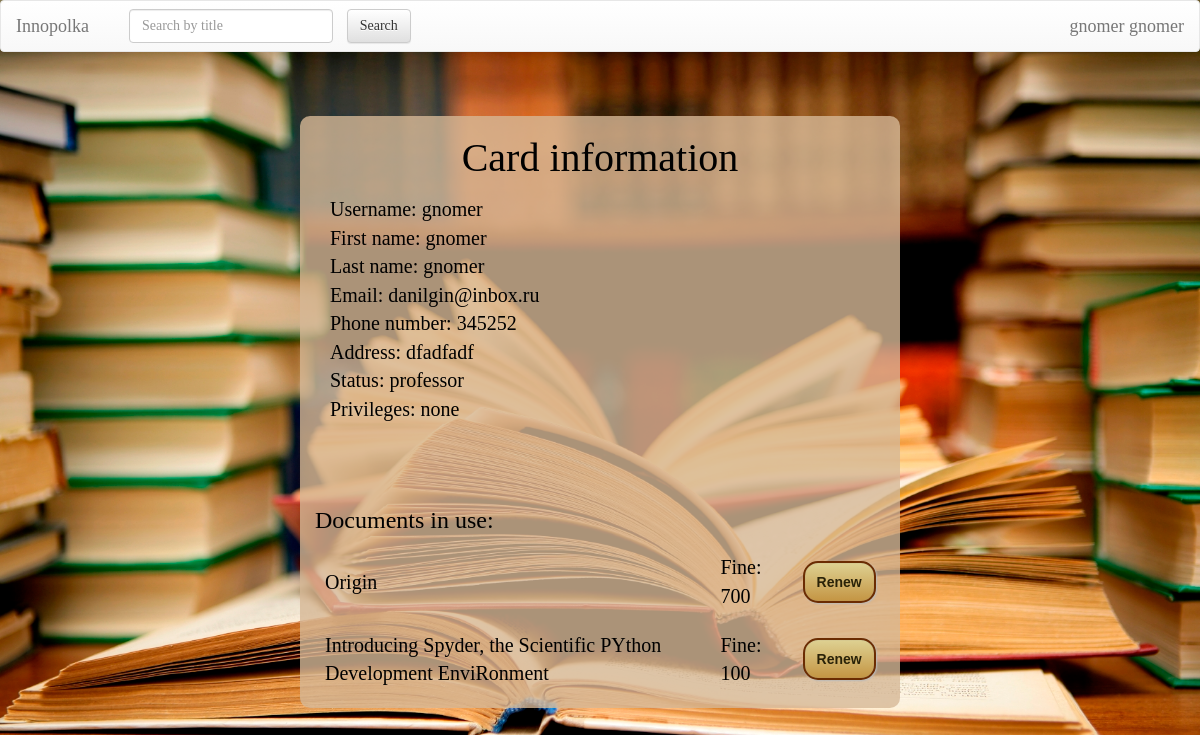
/user/?id=10 (signed in), run on an earlier commit of the app's database.
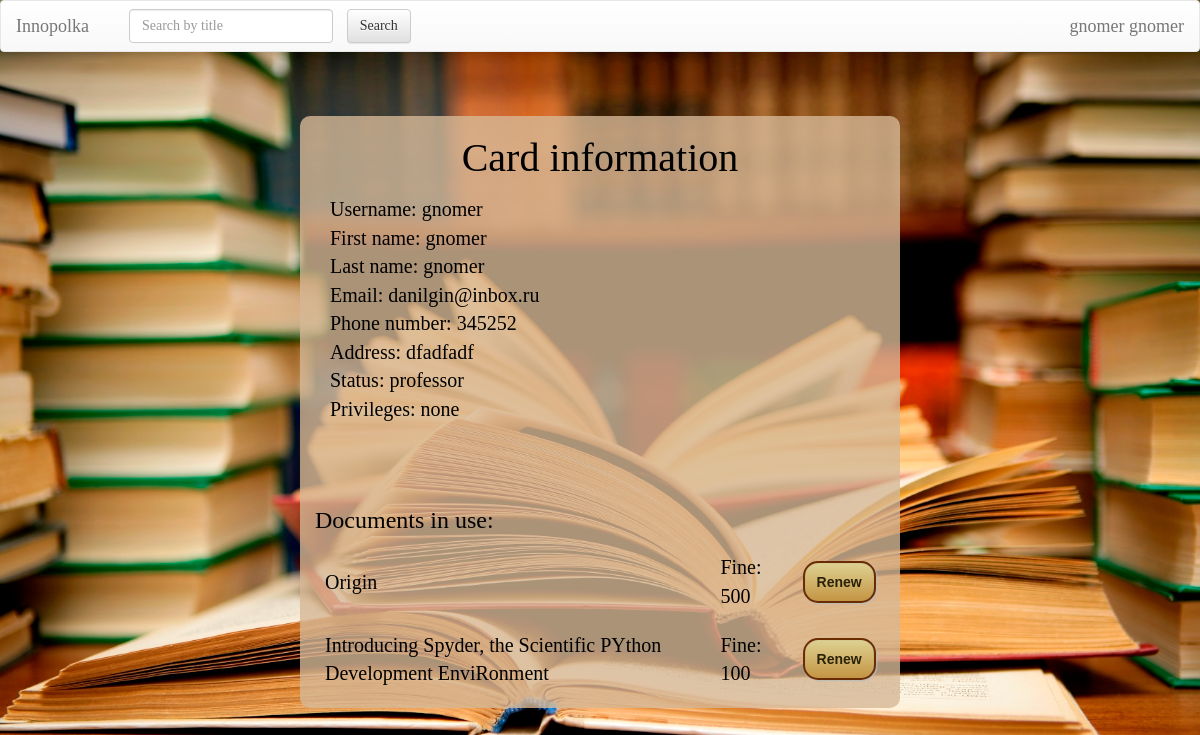
And on a later commit of the database.
### Documents/models.py (models this page shows, shortened)
class DocumentCopy(models.Model):
    doc = models.ForeignKey(Document, blank=True, default=None, on_delete=models.CASCADE) # link document which is checked out
    checked_up_by_whom = models.ForeignKey(User, blank=True, default=None, on_delete=models.CASCADE) # link to holder
    date = models.DateTimeField(default=str(datetime.datetime.today().strftime("%Y-%m-%d %H:%M")))
    returning_date = models.DateTimeField(default=str(datetime.datetime.today().strftime("%Y-%m-%d %H:%M")))
    time_left = models.CharField(null=True, max_length=250)
    fine_price = models.IntegerField(null=True)
    renewed = models.BooleanField(default=False)
    class Meta:
        verbose_name_plural = 'Document copies'
    def __str__(self):
        return self.doc.title

class Document(models.Model):
    title = models.CharField(max_length=250)
    price = models.IntegerField()
    keywords = models.CharField(max_length=250) # the list of keywords stored in string
    authors = models.CharField(max_length=250) # the list of authors in string format splitted by space
    cover = models.CharField(max_length=1000, default="https://lh3.googleusercontent.com/zqfUbCXdb1oGmsNEzNxTjQU5ZlS3x46nQoB83sFbRSlMnpDTZgdVCe_LvCx-rl7sOA=w300")
    copies = models.PositiveIntegerField(default=1)
    type = models.CharField(max_length=100, default='Document')
    is_bestseller = models.BooleanField(default=False)
    is_reference = models.BooleanField(default=False)
    level = models.PositiveIntegerField(default=1)
    room = models.PositiveIntegerField(default=1)

### Documents/librarian_view.py (the view)
    def inner(request, *args, **kwargs):
        if request.user.is_authenticated:
            return func(request, *args, **kwargs)
        return redirect('/')

### Documents/librarian_view.py (called while the page is built)
def need_logged_in(func):
    def inner(request, *args, **kwargs):
        if request.user.is_authenticated:
            return func(request, *args, **kwargs)
        return redirect('/')
    return inner

### UserCards/templates/UserCards/index.html (shortened to what this page needs)
{% extends 'Documents/base.html' %}
{% load staticfiles %}
{% block body %}
    <link rel="stylesheet" type="text/css" href="{% static 'UserCards/usercards_style.css' %}"/>
    <div class="container">
    <h2 class="black">Card information</h2>
    <p>
        {% for field, value in fields %}
            {{ field }}: {{ value }}
            <br>
        {% endfor %}
    </p>
    <div>
        <table class="used-docs">
            <th colspan="3"><h3>Documents in use:</h3></th>
            {% for copy in copies %}
                <tr>
                    <td><a href="/{{ copy.doc.id }}">{{ copy }}</a></td>
                    <td>{{ copy.time_left }}<br></td>
                    {% if user.is_staff %}
                        <td><a class="button" href="/requests/return/?copy_id={{ copy.id }}" onclick="
                                return confirm('Return {{ copy.doc.title }} from {{ copy.checked_up_by_whom.username }} back?');
                                ">Return</a></td>
                    {% else %}
                        <td><button class="btn button" onclick="
                                    var response = httpGet('/requests/renew/?copy_id={{ copy.id }}').toString();
                                    alert(response);
                                    if (response.substr(0, 3) === 'You') // refresh to see new returning date
                                    window.location.reload(false);
                                    ">Renew
                            </button></td>
                        <br>
                    {% endif %}
                </tr>
            {% endfor %}
        </table>
    </div>
{% endblock %}

What changed in the data, as far as the page shows it:
changed DocumentCopy "Origin": time_left "Fine: 700" → "Fine: 500"
